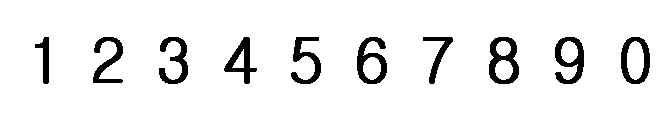
//> input picture VisualStudioProject/OpenCV/OpenCV/x64/OpenCV/number.JPG, 672 x 124 px
$ ./main   (built with g++ and OpenCV 4)
//> lines starting //> are read from the running program, lines starting //| are printed output that depends on the picture; after the words box and inside, x2 and y2 are one past the last pixel; in counts of white or black regions, pixels touching at a corner belong together
#include "cv.h"
#include "highgui.h"
#include <stdio.h>
#include <stdlib.h>


void PrintMat(const CvMat *mat, const char *strName);

typedef struct rect{
	CvPoint min;
	CvPoint max;
	int width;
	int height;
	rect* next;
}rect;

void init_rect(rect* init){
	init->min.x = 10000;
	init->min.y = 10000;
	init->max.x = 0;
	init->max.y = 0;
	init->width = 0;
	init->height = 0;
	init->next=NULL ;
}

int main()
{
	rect* rectData,* rectData_link;
	rectData = rectData_link = NULL;
	IplImage    *srcImage;
	if ((srcImage = cvLoadImage("number.jpg", CV_LOAD_IMAGE_GRAYSCALE)) == NULL)
		return -1;
//> srcImage is the input picture: 124 rows x 672 cols, CV_8UC1; min 0, max 255, mean 237.5
	IplImage* dstImage = cvCreateImage(cvGetSize(srcImage), IPL_DEPTH_8U, 3);

	CvMemStorage* storage = cvCreateMemStorage(0);
	CvSeq *first_contour = 0;
	int header_size = sizeof(CvContour);

	int mode = CV_RETR_LIST;
	//	int method=CV_CHAIN_APPROX_NONE;
	int method = CV_CHAIN_APPROX_SIMPLE;

	CvPoint offset = cvPoint(0, 0);

	cvThreshold(srcImage, srcImage, 200, 255, CV_THRESH_BINARY);
//> srcImage: 124 rows x 672 cols, CV_8UC1; 93.2% white; 10 black regions, largest, box (x1, y1, x2, y2) and area: (489, 37, 519, 84) 717, (357, 37, 387, 84) 670, (555, 37, 584, 84) 668
	cvCvtColor(srcImage, dstImage, CV_GRAY2BGR);
//> dstImage: 124 rows x 672 cols, CV_8UC3; 93.2% white; 10 black regions

	int nContour = cvFindContours(srcImage, storage, &first_contour, header_size,
		mode, method, offset);
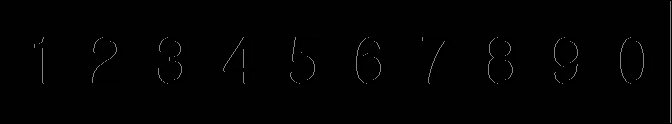
//> srcImage: 124 rows x 672 cols, CV_8UC1; min 0, max 130, mean 2.2
//> first_contour = 17 contours; largest, box (x1, y1, x2, y2) and area: (1, 1, 671, 123) 80949, (488, 36, 520, 85) 1240, (620, 36, 651, 85) 1204, (356, 36, 388, 85) 1074, (554, 36, 585, 85) 1040; nContour = 17
	printf("nContour=%d\n", nContour);
//| nContour=17

	CvScalar external_color = CV_RGB(0, 0, 255);
	CvScalar hole_color = CV_RGB(255, 0, 0);
	int max_level = 0;

	int i, k;
	CvSeq* contour;

	rectData = rectData_link = (rect*)malloc(sizeof(rect));

	init_rect(rectData_link);

	for (contour = first_contour, k = 0; contour != 0; contour = contour->h_next, k++)
	{

		cvDrawContours(dstImage, contour, CV_RGB(0, 0, 255), CV_RGB(255, 0, 0), 0, 2);

		for (i = 0; i<contour->total; i++)
		{
			CvPoint* pt = (CvPoint*)cvGetSeqElem(contour, i);
			if (rectData_link->max.x < pt->x)
				rectData_link->max.x = pt->x;
			if (rectData_link->max.y < pt->y)
				rectData_link->max.y = pt->y;
			if (rectData_link->min.x > pt->x)
				rectData_link->min.x = pt->x;
			if (rectData_link->min.y > pt->y)
				rectData_link->min.y = pt->y;
			//printf("pt[%d] = (%d, %d)\n", i, pt->x, pt->y);

		}/*		if (k != 3){
			printf("\nmin pt[%d] = (%d, %d)\n", i, min.x, min.y);
			printf("\nmax pt[%d] = (%d, %d)\n", i, max.x, max.y);
			cvRectangle(dstImage, min, max, CV_RGB(255, 255, 0), 1, 8, 0);

			CvMat matHeader, *pSrcMat;
			cvSetImageROI(srcImage, cvRect(min.x,min.y,max.x-min.x,max.y-min.y));
			pSrcMat = cvGetMat(srcImage, &matHeader);
			PrintMat(pSrcMat, "pSrcMat");
			min.x = 1000; min.y = 1000;
			max.x = 0; max.y = 0;
		}*/
		rectData_link->width = rectData_link->max.x - rectData_link->min.x;
		rectData_link->height = rectData_link->max.y - rectData_link->min.y;
		if (rectData == rectData_link){
			rectData->next = (rect*)malloc(sizeof(rect));
			rectData_link = rectData->next;
		}
		else{
			rectData_link->next = (rect*)malloc(sizeof(rect));
			rectData_link = rectData_link->next;
		}

		init_rect(rectData_link);
	}
//> this loop made 17 passes
//> pass 1, `cvDrawContours(dstImage, contour, CV_RGB(0, 0, 255), CV_RGB(255, 0, 0)..`:
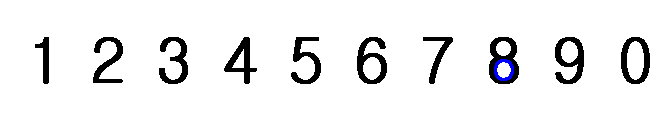
//> dstImage: 124 rows x 672 cols, CV_8UC3; mean B, G, R 237.9, 237.3, 237.3
//> pass 2, `cvDrawContours(dstImage, contour, CV_RGB(0, 0, 255), CV_RGB(255, 0, 0)..`:
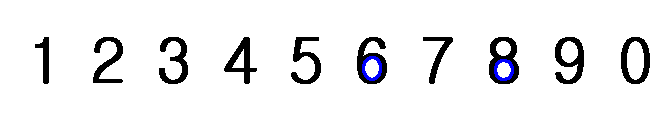
//> dstImage: 124 rows x 672 cols, CV_8UC3; 0.25% of pixels changed, all inside (x1, y1, x2, y2) = (362, 56, 382, 81)
//> pass 3, `cvDrawContours(dstImage, contour, CV_RGB(0, 0, 255), CV_RGB(255, 0, 0)..`:
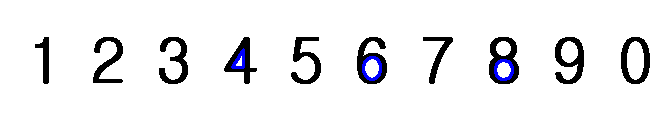
//> dstImage: 124 rows x 672 cols, CV_8UC3; 0.18% of pixels changed, all inside (x1, y1, x2, y2) = (231, 48, 245, 69)
//> after the loop:
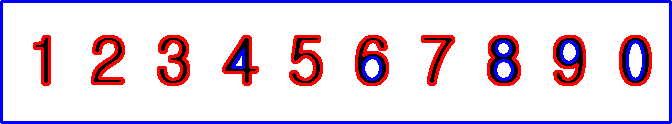
//> dstImage: 124 rows x 672 cols, CV_8UC3; 13.33% of pixels changed, all inside (x1, y1, x2, y2) = (0, 0, 672, 124)

	int innerContourCount = 0;

	rect * temp1,*temp2 , *temp3=NULL;
	temp1 = rectData;
	while(temp1){
		temp2 = rectData;
		innerContourCount = 0;
		while (temp2){
			if (temp1->max.x > temp2->max.x && temp1->max.y > temp2->max.y && temp1->min.x < temp2->min.x && temp1->min.y < temp2->min.y){
				innerContourCount++;
				if (innerContourCount == 1){
					temp3 = temp2;
				}
			}

			temp2=temp2->next;
		}
		if (innerContourCount == 3){
			printf("\n8 = min(%d,%d)\tmax(%d,%d)\n\n", temp1->min.x, temp1->min.y, temp1->max.x, temp1->max.y);

		}
		else if (innerContourCount == 2){
			int y1,y3;
			y1 = (temp1->max.y + temp1->min.y) / 2;
			y3 = (temp3->max.y + temp3->min.y) / 2;
			printf("1 = min(%d,%d)\tmax(%d,%d)\n", temp1->min.x, temp1->min.y, temp1->max.x, temp1->max.y);
			printf("3 = min(%d,%d)\tmax(%d,%d)\n", temp3->min.x, temp3->min.y, temp3->max.x, temp3->max.y);
			printf("%d\t%d\t%d\t%d\n", y1, y3,temp1->height,temp3->height);

			if (y1<y3)
				printf("\n9 = min(%d,%d)\tmax(%d,%d)\n\n", temp1->min.x, temp1->min.y, temp1->max.x, temp1->max.y);
			else if (y1>y3 && temp3->min.y < 45)
				printf("\n6 = min(%d,%d)\tmax(%d,%d)\n\n", temp1->min.x, temp1->min.y, temp1->max.x, temp1->max.y);
			else if (temp3->height>temp1->height/2)
				printf("\n0 = min(%d,%d)\tmax(%d,%d)\n\n", temp1->min.x, temp1->min.y, temp1->max.x, temp1->max.y);
			else
				printf("\n4 = min(%d,%d)\tmax(%d,%d)\n\n", temp1->min.x, temp1->min.y, temp1->max.x, temp1->max.y);

		}


		temp1 = temp1->next;
	}
//> this loop made 18 passes
//> (innerContourCount, y3) on passes 7, 8, 11, 13: (2, 60), (2, 51), (2, 68), (2, 58)
//> innerContourCount on passes 1 to 6: 1, 1, 1, 1, 1, 1
//| 1 = min(620,36)	max(650,84)
//| 3 = min(627,41)	max(643,79)
//| 60	60	48	38
//| 0 = min(620,36)	max(650,84)
//> (the first 4 of 17 printed lines)
//> after the loop, innerContourCount = 0


	cvNamedWindow("dstImage", CV_WINDOW_AUTOSIZE);
	cvShowImage("dstImage", dstImage);

	cvWaitKey(0);
	cvDestroyAllWindows();
	cvReleaseMemStorage(&storage);
	cvReleaseImage(&srcImage);
	cvReleaseImage(&dstImage);
	return 0;
}

void PrintMat(const CvMat *mat, const char *strName)
{
	int   x, y;
	double   fValue;
	printf(" %s  \n =  \n", strName);
	for (y = 0; y<mat->rows; y++)
	{
		for (x = 0; x<mat->cols; x++)
		{
			fValue = cvGetReal2D(mat, y, x);
			printf("%3d", cvRound(fValue));
		}
		printf("\n");
	}
	printf("\n\n");
}
